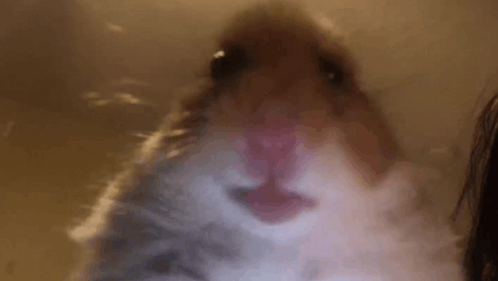
#> input picture cw15/images/hamster_call.png, 498 x 281 px
$ python -i tasks.py   (imports and definitions only)
#> lines starting #> are read from the running program, lines starting #| are printed output that depends on the picture; after the words box and inside, x2 and y2 are one past the last pixel; in counts of white or black regions, pixels touching at a corner belong together
#> further down, picture is the input picture: shape (281, 498, 3); mean B, G, R 63.1, 79.9, 105.8
### cw2/util.py
import cv2
import numpy as np

# [12 lines left out: functions load_image, preprocess_image, not called in this run]

def show_image(title, image):
    cv2.imshow(title, image)
    cv2.waitKey(0)
    cv2.destroyAllWindows()

### cw15/tasks.py
import cv2
import numpy as np
from util import show_image

# [86 lines left out: functions task_1, task_2, task_3, task_4, task_5, task_6 and 1 more, not called in this run]

def task_8(image):
    hsv_image = cv2.cvtColor(image, cv2.COLOR_BGR2HSV)
#> hsv_image: shape (281, 498, 3); mean H, S, V 41.3, 119.9, 106.8

    lower_red = np.array([0, 50, 50])
    upper_red = np.array([10, 255, 255])
    red_mask = cv2.inRange(hsv_image, lower_red, upper_red)
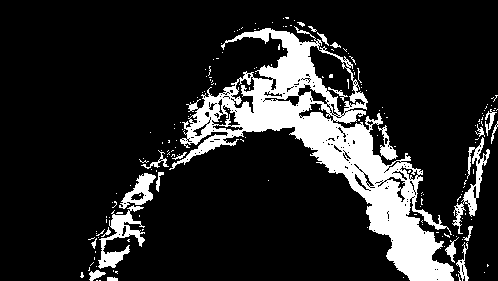
#> red_mask: shape (281, 498); 15.6% white; 187 white regions (164 under 20 px), largest, box (x1, y1, x2, y2) and area: (169, 26, 454, 281) 17472, (98, 205, 145, 269) 1033, (452, 137, 490, 234) 829

    lower_blue = np.array([100, 150, 0])
    upper_blue = np.array([140, 255, 255])
    blue_mask = cv2.inRange(hsv_image, lower_blue, upper_blue)
#> blue_mask: shape (281, 498); every value is 0

    lower_green = np.array([35, 50, 50])
    upper_green = np.array([85, 255, 255])
    green_mask = cv2.inRange(hsv_image, lower_green, upper_green)

    combined_mask = cv2.bitwise_or(red_mask, cv2.bitwise_or(blue_mask, green_mask))

    result = cv2.bitwise_and(image, image, mask=combined_mask)
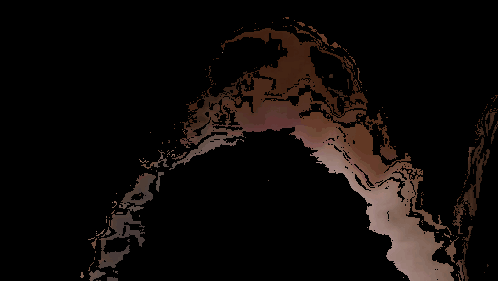
#> result: shape (281, 498, 3); mean B, G, R 9, 10.8, 15.5
    show_image("Segmented Colors", result)

>>> import cv2
>>> picture = cv2.imread('images/hamster_call.png')
>>> result = task_8(picture)
